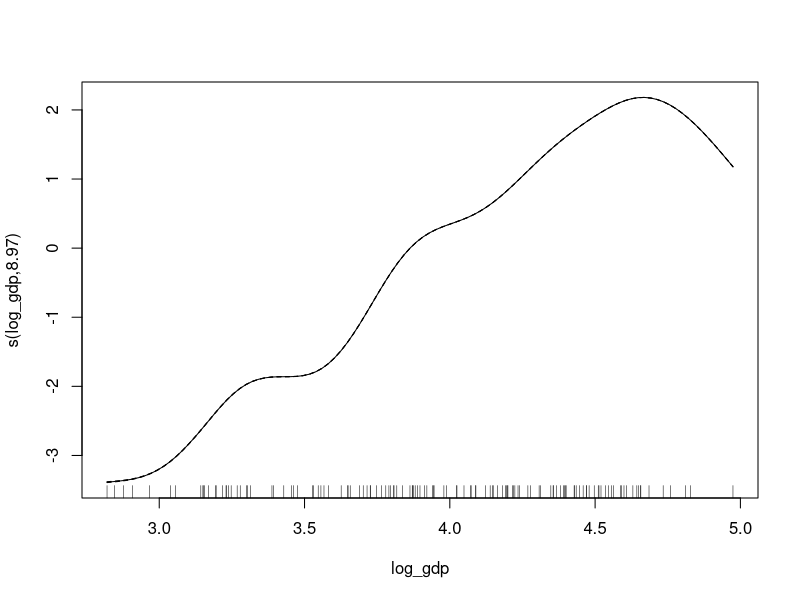
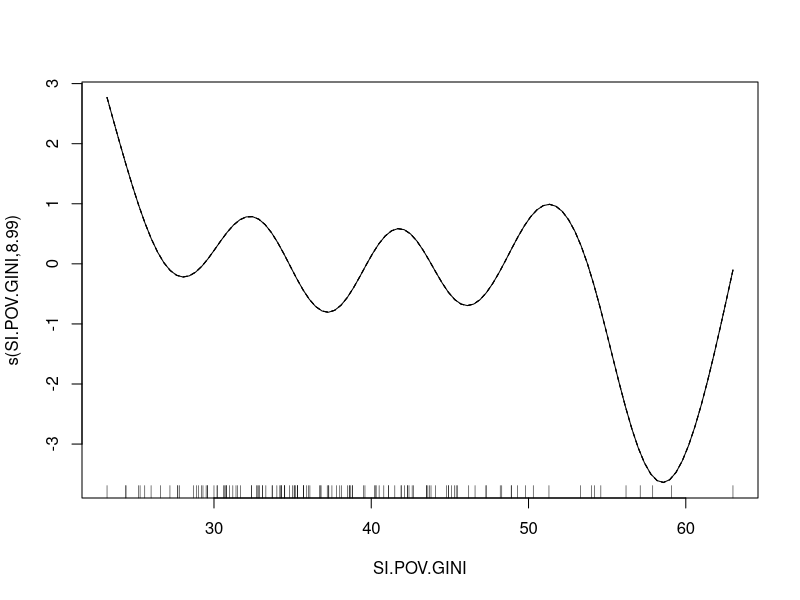
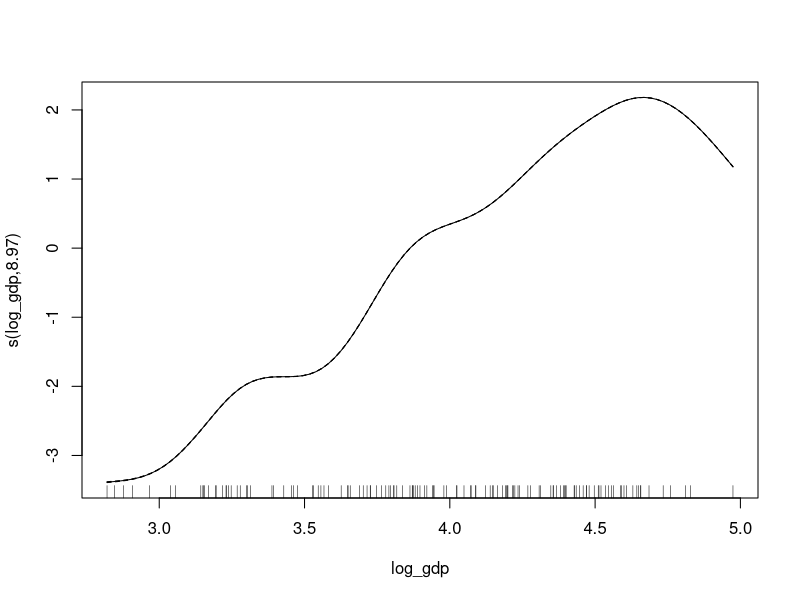
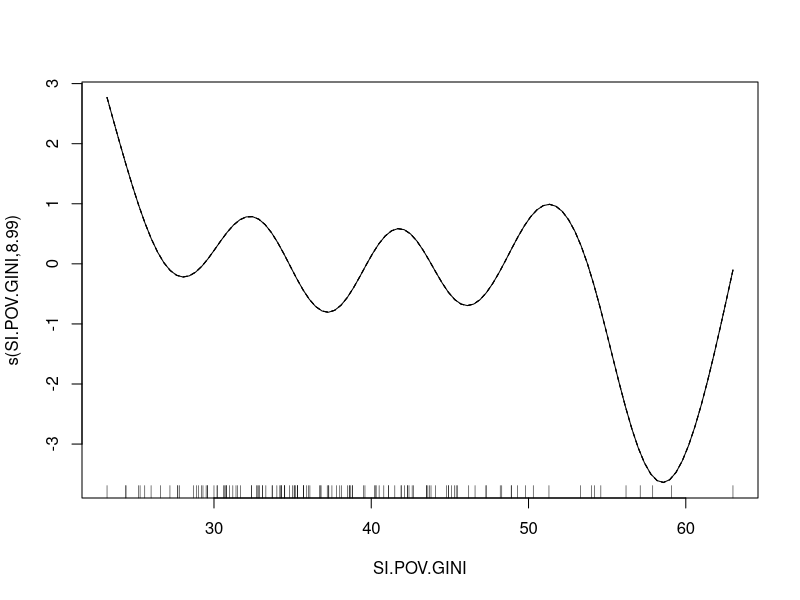
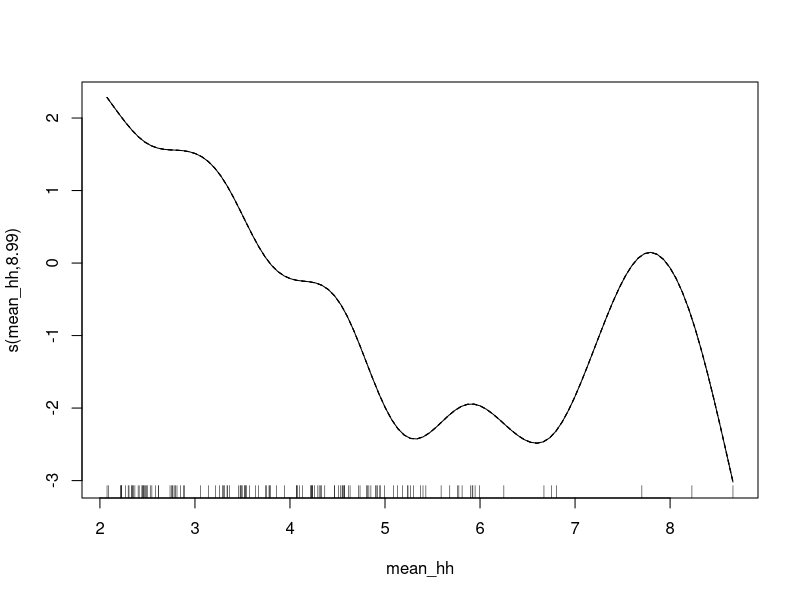

The R script that drew these images, in order:
## ---- chunk 1
knitr::opts_chunk$set(echo = TRUE, eval = FALSE)
## ---- chunk 2
library(tidyverse)
library(mgcv)
## ---- chunk 3

covid_data <- read_csv("data/glmcoviddata.csv")
# gam(data = covid_data, y ~ s(x)) # should i put in the full model from the glm task here? 

## ---- chunk 4

gam_gdp_smooth <- gam(data = covid_data,
                      formula = p ~ s(log_gdp),
                      family  = "binomial", weights = `population`)

summary(gam_gdp_smooth)
exp(-3.133)

library(broom)
tidy(gam_gdp_smooth)

# Megan: is the output that for every 10-fold increase in gdp, the odds of being a case is 0.0435x lower

# Sam: let's discuss

## ---- chunk 5
gam_gdp <- gam(data    = covid_data,
                formula = p ~ log_gdp,
                family  = "binomial", weights = `population`)

summary(gam_gdp)
exp(2.9044)
# Megan: is the output that for every 10-fold increase in gdp, the odds of being a case is 18.25x higher

## ---- chunk 6

plot(gam_gdp_smooth)
## ---- chunk 7
library(broom)
glance(gam_gdp)
glance(gam_gdp_smooth)

anova(gam_gdp, gam_gdp_smooth)
## ---- chunk 8
# smoothed function is better fit (smaller AIC)
## ---- chunk 9
gam_gini_smooth <- gam(data    = covid_data,
                formula = p ~ s(`SI.POV.GINI`),
                family  = "binomial", weights = `population`)
summary(gam_gini_smooth)
exp(-2.486) #OR is 0.083
plot(gam_gini_smooth)
## ---- chunk 10
anova(gam_gini_smooth, gam_gdp_smooth)
# log-GDP is preferred (smaller AIC)
## ---- chunk 11
gam_full_smooth <- gam(data    = covid_data,
                       formula = p ~ s(`SI.POV.GINI`) + s(`log_gdp`) + s(`mean_hh`),
                       family  = "binomial", weights = `population`)

gam_mean_hh_smooth <- gam(data    = covid_data,
                formula = p ~ s(`mean_hh`),
                family  = "binomial", weights = `population`)
summary(gam_full_smooth)
## ---- chunk 12
plot_gdp <- plot(gam_gdp_smooth) 
plot_gini <- plot(gam_gini_smooth)
plot_mean_hh <- plot(gam_mean_hh_smooth)

## ---- chunk 13
anova(gam_full_smooth, gam_gdp_smooth, gam_gini_smooth, gam_mean_hh_smooth)

# full model has a lower AIC -- preferred 
## ---- chunk 14
list(`log-GDP`           = gam_gdp_smooth, # replace NULL with model object name
     `Gini`              = gam_gini_smooth,
     `Average household` = gam_mean_hh_smooth,
     `Combined`          = gam_full_smooth) %>%
  map_df(~glance(.x), .id = "Model") %>%
  dplyr::select(Model, logLik, df, AIC)
